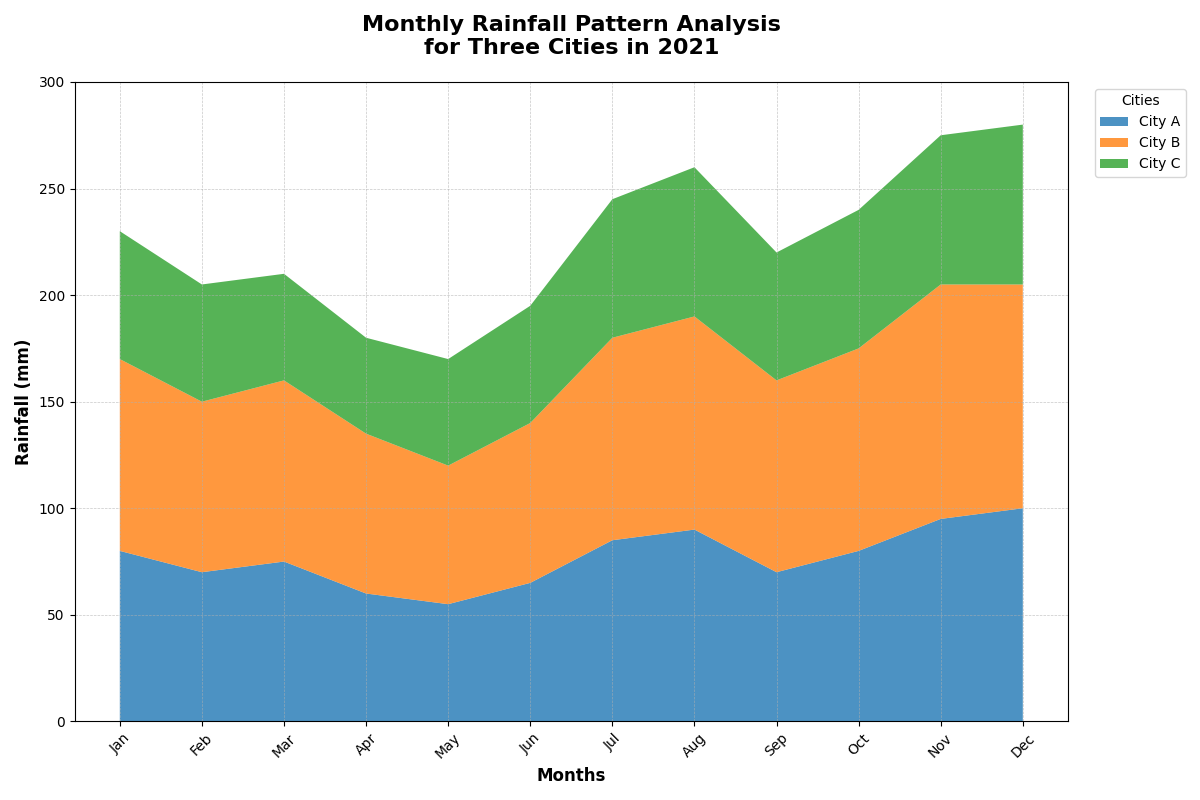

Write Python code to recreate this figure.
import matplotlib.pyplot as plt
import numpy as np

# Backstory: Analyzing monthly rainfall patterns for three cities over one year (2021)

# Define months
months = np.array(['Jan', 'Feb', 'Mar', 'Apr', 'May', 'Jun', 'Jul', 'Aug', 'Sep', 'Oct', 'Nov', 'Dec'])

# Rainfall data in mm for each city over one year
city_a = np.array([80, 70, 75, 60, 55, 65, 85, 90, 70, 80, 95, 100])
city_b = np.array([90, 80, 85, 75, 65, 75, 95, 100, 90, 95, 110, 105])
city_c = np.array([60, 55, 50, 45, 50, 55, 65, 70, 60, 65, 70, 75])

# Stack the data for plotting
data = np.vstack([city_a, city_b, city_c])

# Plot the stacked area chart
fig, ax = plt.subplots(figsize=(12, 8))
ax.stackplot(months, data, labels=['City A', 'City B', 'City C'], colors=['#1f77b4', '#ff7f0e', '#2ca02c'], alpha=0.8)

# Customize the plot
ax.set_title("Monthly Rainfall Pattern Analysis\nfor Three Cities in 2021", fontsize=16, fontweight='bold', pad=20)
ax.set_xlabel("Months", fontsize=12, weight='bold')
ax.set_ylabel("Rainfall (mm)", fontsize=12, weight='bold')
ax.legend(loc='upper left', bbox_to_anchor=(1.02, 1), fontsize=10, title='Cities')
ax.grid(True, which='both', linestyle='--', linewidth=0.5, alpha=0.7)

# Show y-ticks with grid lines for readability
ax.yaxis.set_major_formatter(plt.FuncFormatter(lambda x, _: f'{int(x)} mm'))
ax.set_xticks(np.arange(len(months)))
ax.set_xticklabels(months, fontsize=10, rotation=45)
ax.set_yticks(np.arange(0, 301, 50))
ax.set_yticklabels(np.arange(0, 301, 50), fontsize=10)

# Automatically adjust layout to prevent overlap
plt.tight_layout()

# Display the chart
plt.show()
